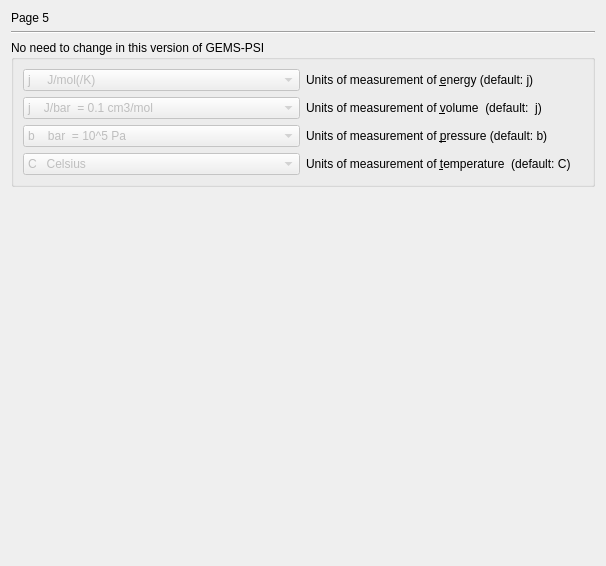
     <widget class="QWidget" name="page_5" >
      <property name="geometry" >
       <rect>
        <x>0</x>
        <y>0</y>
        <width>606</width>
        <height>566</height>
       </rect>
      </property>
      <layout class="QGridLayout" >
       <item row="0" column="0" >
        <widget class="QLabel" name="label_11" >
         <property name="text" >
          <string>Page 5</string>
         </property>
        </widget>
       </item>
       <item row="1" column="0" >
        <widget class="Line" name="line_5" >
         <property name="orientation" >
          <enum>Qt::Horizontal</enum>
         </property>
        </widget>
       </item>
       <item row="2" column="0" >
        <widget class="QGroupBox" name="groupBox_12" >
         <property name="title" >
          <string>No need to change in this version of GEMS-PSI </string>
         </property>
         <layout class="QGridLayout" >
          <item row="0" column="0" >
           <widget class="QComboBox" name="pPunE" >
            <property name="enabled" >
             <bool>false</bool>
            </property>
            <item>
             <property name="text" >
              <string>j     J/mol(/K) </string>
             </property>
            </item>
            <item>
             <property name="text" >
              <string>c    cal/mol(/K)</string>
             </property>
            </item>
            <item>
             <property name="text" >
              <string>J     kJ/mol(/K)</string>
             </property>
            </item>
            <item>
             <property name="text" >
              <string>C    kcal/mol(/K)</string>
             </property>
            </item>
            <item>
             <property name="text" >
              <string>N   Normalized</string>
             </property>
            </item>
           </widget>
          </item>
          <item row="0" column="1" >
           <widget class="QLabel" name="textLabel1_2" >
            <property name="text" >
             <string>Units of measurement of &amp;energy (default: j)</string>
            </property>
            <property name="wordWrap" >
             <bool>false</bool>
            </property>
            <property name="buddy" >
             <cstring>pPunE</cstring>
            </property>
           </widget>
          </item>
          <item row="1" column="0" >
           <widget class="QComboBox" name="pPunV" >
            <property name="enabled" >
             <bool>false</bool>
            </property>
            <item>
             <property name="text" >
              <string>j    J/bar  = 0.1 cm3/mol</string>
             </property>
            </item>
            <item>
             <property name="text" >
              <string>a   cal/bar</string>
             </property>
            </item>
            <item>
             <property name="text" >
              <string>m   cm3/mol</string>
             </property>
            </item>
           </widget>
          </item>
          <item row="1" column="1" >
           <widget class="QLabel" name="textLabel1_2_3" >
            <property name="text" >
             <string>Units of measurement of &amp;volume  (default:  j)</string>
            </property>
            <property name="wordWrap" >
             <bool>false</bool>
            </property>
            <property name="buddy" >
             <cstring>pPunV</cstring>
            </property>
           </widget>
          </item>
          <item row="2" column="0" >
           <widget class="QComboBox" name="pPunP" >
            <property name="enabled" >
             <bool>false</bool>
            </property>
            <item>
             <property name="text" >
              <string>b    bar  = 10^5 Pa</string>
             </property>
            </item>
            <item>
             <property name="text" >
              <string>B    kbar (kilobar)</string>
             </property>
            </item>
            <item>
             <property name="text" >
              <string>p    Pa  (Pascal)</string>
             </property>
            </item>
            <item>
             <property name="text" >
              <string>P    MPa  = 10^6 Pa  </string>
             </property>
            </item>
            <item>
             <property name="text" >
              <string>A    atm (=1.013 bar)</string>
             </property>
            </item>
           </widget>
          </item>
          <item row="2" column="1" >
           <widget class="QLabel" name="textLabel1_2_3_2" >
            <property name="text" >
             <string>Units of measurement of &amp;pressure (default: b)</string>
            </property>
            <property name="wordWrap" >
             <bool>false</bool>
            </property>
            <property name="buddy" >
             <cstring>pPunP</cstring>
            </property>
           </widget>
          </item>
          <item row="3" column="0" >
           <widget class="QComboBox" name="pPunT" >
            <property name="enabled" >
             <bool>false</bool>
            </property>
            <item>
             <property name="text" >
              <string>C   Celsius  </string>
             </property>
            </item>
            <item>
             <property name="text" >
              <string>K   Kelvin</string>
             </property>
            </item>
            <item>
             <property name="text" >
              <string>F   Fahrenheit</string>
             </property>
            </item>
           </widget>
          </item>
          <item row="3" column="1" >
           <widget class="QLabel" name="textLabel1_2_3_2_2" >
            <property name="frameShape" >
             <enum>QFrame::NoFrame</enum>
            </property>
            <property name="frameShadow" >
             <enum>QFrame::Plain</enum>
            </property>
            <property name="text" >
             <string>Units of measurement of &amp;temperature  (default: C)</string>
            </property>
            <property name="wordWrap" >
             <bool>false</bool>
            </property>
            <property name="buddy" >
             <cstring>pPunT</cstring>
            </property>
           </widget>
          </item>
         </layout>
        </widget>
       </item>
       <item row="3" column="0" >
        <spacer>
         <property name="orientation" >
          <enum>Qt::Vertical</enum>
         </property>
         <property name="sizeHint" stdset="0" >
          <size>
           <width>20</width>
           <height>40</height>
          </size>
         </property>
        </spacer>
       </item>
      </layout>
     </widget>
